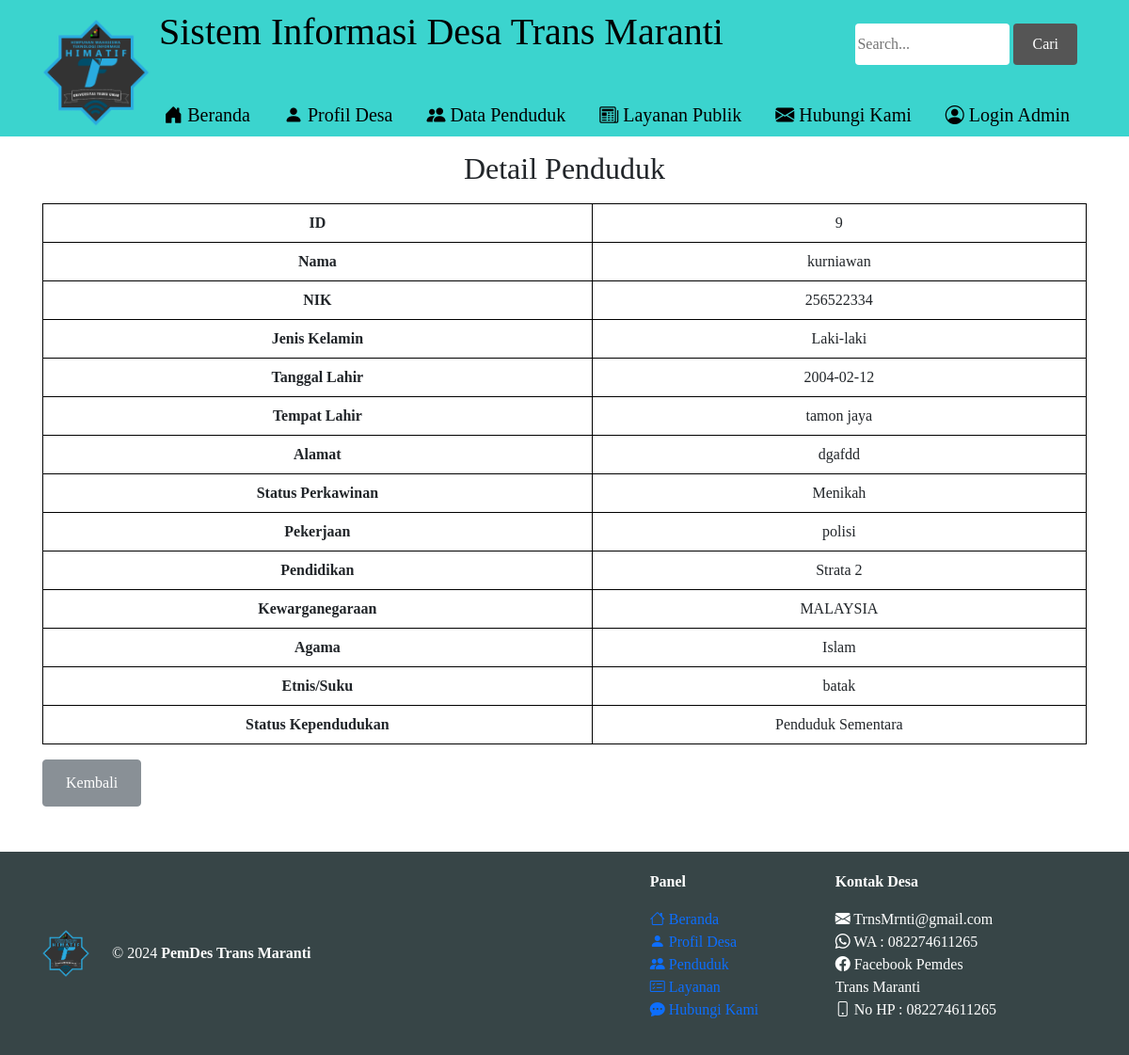
The app's page /detail.php?id=9 with its own data.
### tables this page shows
CREATE TABLE `penduduk_desa` (
  `id` int(11) NOT NULL,
  `nama` varchar(100) NOT NULL,
  `NIK` varchar(50) NOT NULL,
  `jenis_kelamin` enum('Laki-laki','Perempuan') NOT NULL,
  `tanggal_lahir` date NOT NULL,
  `tempat_lahir` varchar(100) NOT NULL,
  `alamat` text NOT NULL,
  `status_perkawinan` enum('Belum Menikah','Menikah','Cerai') NOT NULL,
  `pekerjaan` varchar(100) NOT NULL,
  `pendidikan` varchar(100) NOT NULL,
  `kewarganegaraan` varchar(100) NOT NULL,
  `agama` varchar(100) NOT NULL,
  `etnis_suku` varchar(100) NOT NULL,
  `status_kependudukan` enum('Penduduk Tetap','Penduduk Sementara') NOT NULL
);

### detail.php (the view, shortened to what this page needs)
<?php
include 'includes/db.php';
$id = $_GET['id'];
$query = "SELECT * FROM penduduk_desa WHERE id = '$id'";
$result = mysqli_query($koneksi, $query);
$penduduk = mysqli_fetch_assoc($result);
?>
<!DOCTYPE html>
<html lang="en">
<head>
   <link rel="stylesheet" type="text/css" href="https://cdnjs.cloudflare.com/ajax/libs/bootstrap/5.0.2/css/bootstrap.min.css">
  <link rel="stylesheet" type="text/css" href="https://cdnjs.cloudflare.com/ajax/libs/bootstrap-icons/1.6.0/font/bootstrap-icons.min.css">
</head>
<body>
   <header>
  <div class="container">
    <div class="header-left">
      <img class="logo" src="gambar/himatif.png">
      <h1>Sistem Informasi Desa Trans Maranti</h1>
    </div>
    <div class="search-form">
      <form>
        <input type="text" placeholder="Search...">
        <button type="submit">Cari</button>
      </form>
    </div>
    <div class="header-right">
      <a href="index.php"><i class="bi bi-house-door-fill"></i> Beranda</a>
      <a href="profile.php"><i class="bi bi-person-fill"></i> Profil Desa</a>
      <a href="population.php"><i class="bi bi-people-fill"></i> Data Penduduk</a>
      <div class="dropdown">
        <a href=""><i class="bi bi-newspaper"></i> Layanan Publik</a>
      </div>
      <a href="contact.php"><i class="bi bi-envelope-fill"></i> Hubungi Kami</a>
      <a href="admin/index.php" class="admin-login"><i class="bi bi-person-circle"></i> Login Admin</a>
    </div>
  </div>
</header>
  <div class="container">
    <h2 class="saya">Detail Penduduk</h2>
    <table class="table">
      <tbody>
        <tr>
          <th>ID</th>
          <td><?php echo $penduduk['id']; ?></td>
        </tr>
        <tr>
          <th>Nama</th>
          <td><?php echo $penduduk['nama']; ?></td>
        </tr>
        <tr>
          <th>NIK</th>
          <td><?php echo $penduduk['NIK']; ?></td>
        </tr>
        <tr>
          <th>Jenis Kelamin</th>
          <td><?php echo $penduduk['jenis_kelamin']; ?></td>
        </tr>
        <tr>
          <th>Tanggal Lahir</th>
          <td><?php echo $penduduk['tanggal_lahir']; ?></td>
        </tr>
        <tr>
          <th>Tempat Lahir</th>
          <td><?php echo $penduduk['tempat_lahir']; ?></td>
        </tr>
        <tr>
          <th>Alamat</th>
          <td><?php echo $penduduk['alamat']; ?></td>
        </tr>
        <tr>
          <th>Status Perkawinan</th>
          <td><?php echo $penduduk['status_perkawinan']; ?></td>
        </tr>
        <tr>
          <th>Pekerjaan</th>
          <td><?php echo $penduduk['pekerjaan']; ?></td>
        </tr>
        <tr>
          <th>Pendidikan</th>
          <td><?php echo $penduduk['pendidikan']; ?></td>
        </tr>
        <tr>
          <th>Kewarganegaraan</th>
          <td><?php echo $penduduk['kewarganegaraan']; ?></td>
        </tr>
        <tr>
          <th>Agama</th>
          <td><?php echo $penduduk['agama']; ?></td>
        </tr>
        <tr>
          <th>Etnis/Suku</th>
          <td><?php echo $penduduk['etnis_suku']; ?></td>
        </tr>
        <tr>
          <th>Status Kependudukan</th>
          <td><?php echo $penduduk['status_kependudukan']; ?></td>
        </tr>
      </tbody>
    </table>
    <a href="population.php" class="btn btn-secondary">Kembali</a>
  </div>
  <footer class="mt-5">
    <div class="container">
      <div class="row text-white">
        <div class="col-md-5 d-flex align-items-center">
          <img class="" src="images/himatif.png" alt="Logo Desa" width="50" height="50">
          <div class="ms-4">
            <p class="m-0">&copy; <?php echo date('Y'); ?> <b>PemDes Trans Maranti</b></p>
          </div>
        </div>
        <div class="col-md-6 d-flex align-items-center justify-content-end">
          <div class="row">
            <div class="col-md-6">
              <p class="text-left"><b>Panel</b></p>
              <ul class="list-unstyled text-white">
                <li><a href="index.php"><i class="bi bi-house"></i> Beranda</a></li>
                <li><a href="profile.php"><i class="bi bi-person-fill"></i> Profil Desa</a></li>
                <li><a href="population.php"><i class="bi bi-people-fill"></i> Penduduk</a></li>
                <li><a href="public_services.php"><i class="bi bi-card-checklist"></i> Layanan</a></li>
                <li><a href="contact.php"><i class="bi bi-chat-dots-fill"></i> Hubungi Kami</a></li>
              </ul>
            </div>
            <div class="col-md-6">
              <p class="text-left"><b>Kontak Desa</b></p>
              <ul class="list-unstyled">
                <li><i class="bi bi-envelope-fill"></i> TrnsMrnti@gmail.com</li>
                <li><i class="bi bi-whatsapp"></i> WA : 082274611265</li>
                <li><i class="bi bi-facebook"></i> Facebook Pemdes Trans Maranti</li>
                <li><i class="bi bi-phone"></i> No HP : 082274611265</li>
              </ul>
            </div>
          </div>
        </div>
      </div>
    </div>
  </footer>
</body>
  </body>
</html>

### detail.php (style rules this page uses)
* { box-sizing: border-box; }
body { font-family: Arial, sans-serif; font-family: "Lucida Grande"; margin: 0; }
a { text-decoration: none; }
.container { width: 100%; padding: 0 15px; margin: 0 auto; }
header { height: 145px; width: 100%; background-color: rgba(38, 208, 201, 0.9); position :fixed; top: 0; z-index: 10; }
.logo { width : 124px; float: left; padding-top: 10px; padding-right: 10px }
.header-left { float: left; height: 100px; width: 800px; color : black; font-size: 20px; padding: 10px 0; }
.header-right { float: right; margin-right: 0; }
.header-right a { line-height: 45px; padding: 0 18px; color: black; display: block; float: left; transition: all 0.5s; font-size: 20px; }
.dropdown { position: relative; float: left; }
.search-form { display: inline-block; float: right; margin-top: 25px; padding-right: 10px; }
.search-form input[type="text"] { padding: 10px 2px; border: none; border-radius: 4px; }
.search-form button { padding: 10px 20px; background-color: #555; color: #fff; border: none; border-radius: 4px; cursor: pointer; }
.btn { padding: 12px 24px; color: white; display: inline-block; opacity: 0.8; border-radius: 4px; text-align: center; }
footer { padding: 20px 0; height: 50%; width: 100%; background-color: rgba(34, 49, 52, 0.9); }
.saya { padding-top: 160px; padding-bottom: 10px; text-align: center; }
table { width: 100%; margin-bottom: 20px; border-collapse: collapse; }
table th, table td { padding: 8px; border: 1px solid #000; text-align: center; vertical-align: middle; }

### records on screen
penduduk_desa: id "9", nama "kurniawan", NIK "256522334", jenis_kelamin "Laki-laki", tanggal_lahir "2004-02-12", tempat_lahir "tamon jaya", alamat "dgafdd", status_perkawinan "Menikah", pekerjaan "polisi", pendidikan "Strata 2", kewarganegaraan "MALAYSIA", agama "Islam", etnis_suku "batak", status_kependudukan "Penduduk Sementara"
